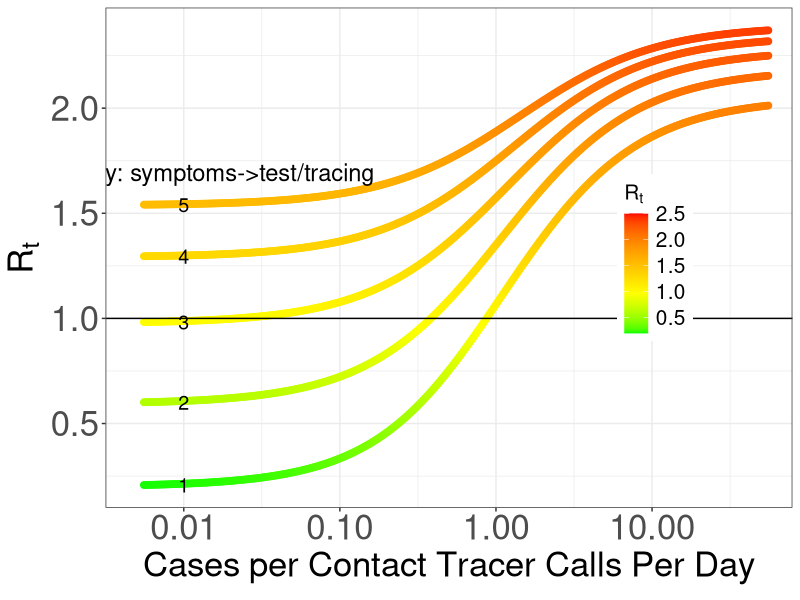
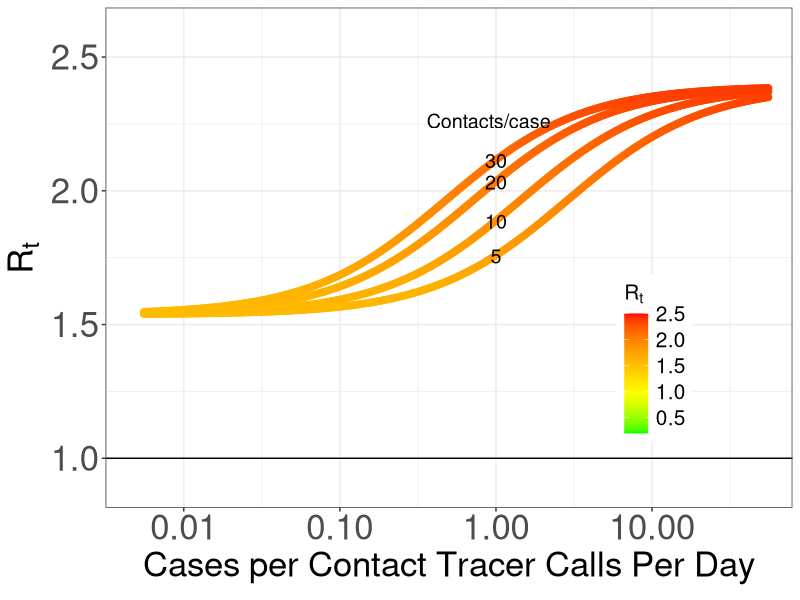
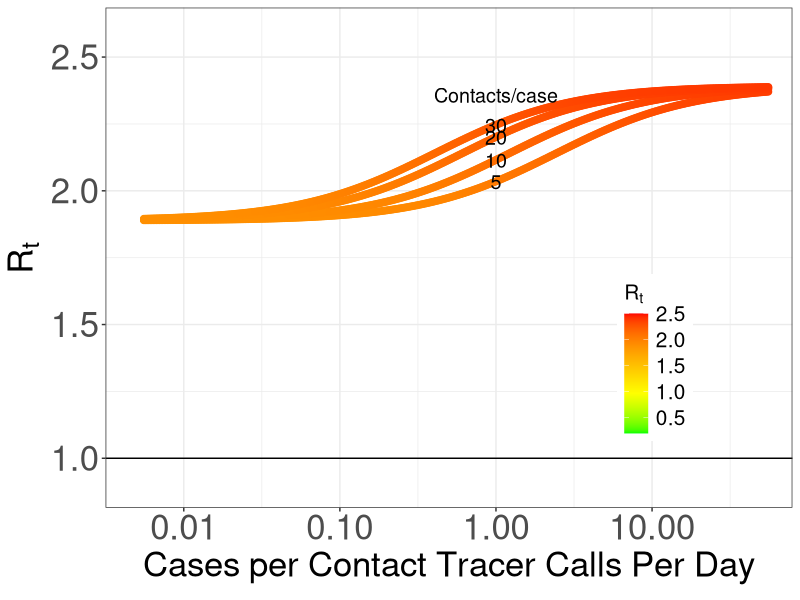
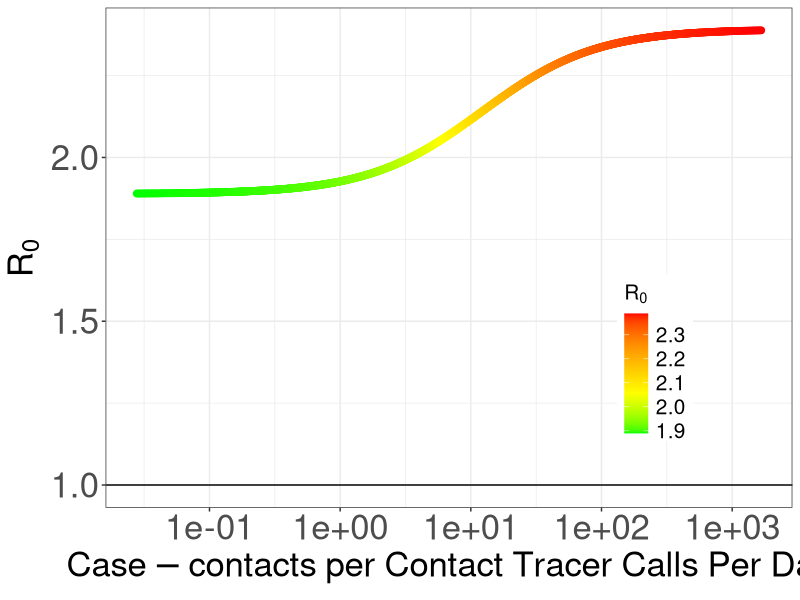
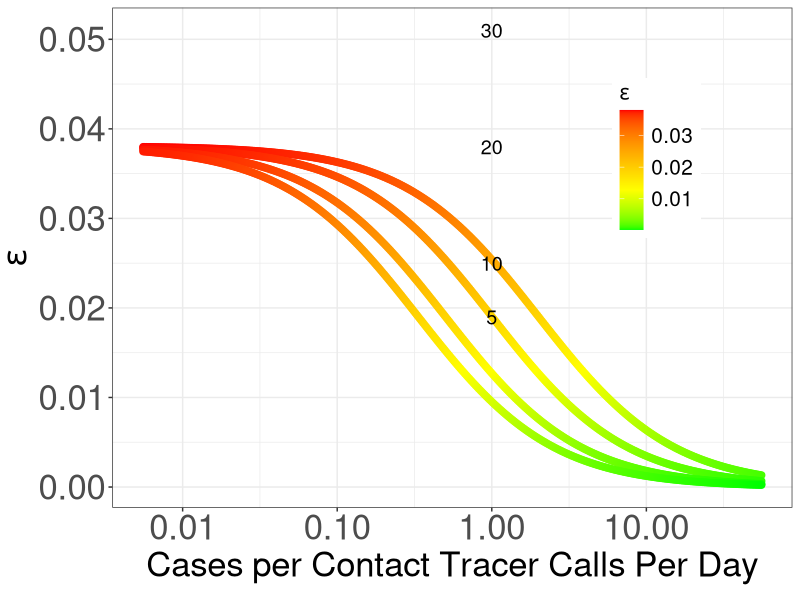
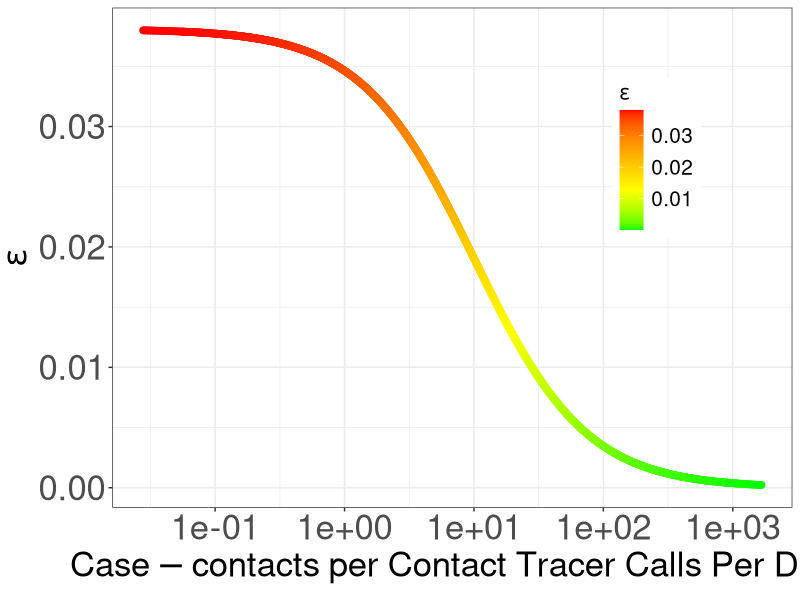
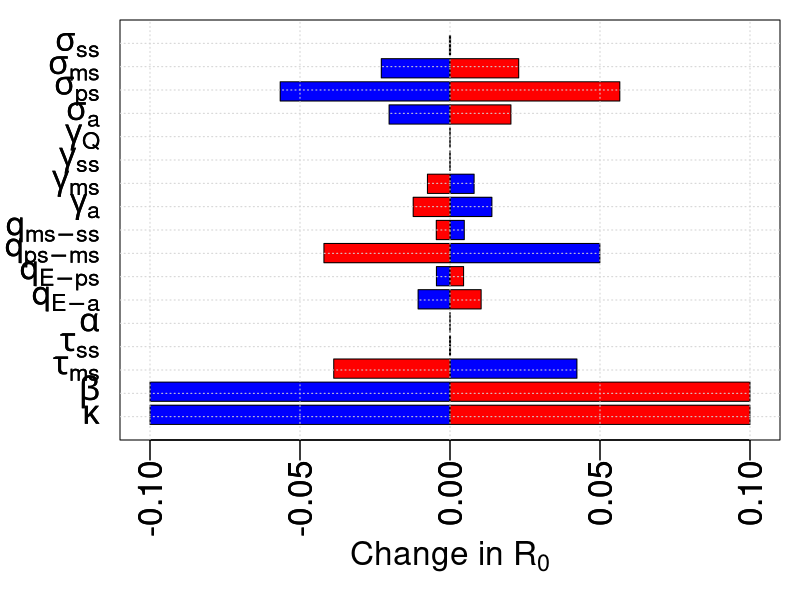

R code for these plots, in order:
lapply(c("ggplot2","ggthemes","deSolve","dplyr","gridExtra"),require,character.only=T) #load multiple packages

R0 = function(parsR01,cTrace) { #function for R0 expression
  with(parsR01,  ((kappa * beta) / (cTrace + qEA + qEPS)) *
         (((qEA * sigmaA) / (cTrace + gammaA)) + 
            ((qEPS * sigmaPS) / (cTrace + qPSMS)) +
            ((qEPS * qPSMS * sigmaMS) / ((cTrace + qPSMS) * (cTrace + msTest + qMSSS + gammaMS))) +
            ((qEPS * qPSMS * qMSSS * sigmaSS) /
               ((cTrace + qPSMS) * (cTrace + msTest + qMSSS + gammaMS) * 
                  (cTrace + ssTest + alpha + gammaSS))  )    )             )
}
cTraceF = function(FrCaseTr,Delay,Ninf,Ncont_p_inf,NCT,NCCPD,parsR0) { #function estimating cTrace parameter
  dTracing=Delay+0.5*Ninf*Ncont_p_inf/(NCT*NCCPD) #duration until traced
  return(FrCaseTr*parsR0$qEPS/(parsR0$qEPS+parsR0$qEA)*1/dTracing)}

#Parameters
f_asymp=0.20 #frac asymptomatic from Buitrago-Garcia
d_EPS=3.2; #Duration latent period for symptomatic cases He et al 2020 Nat Med in days
d_EA=1/( f_asymp*(1/d_EPS)/(1-f_asymp) ) #set duration asympt to give f_asymp fraction
d_PSMS=2.3 #duration infectious period before symptom onset for 5.5 d incubation He et al 2020 Nat Med
d_MSSS=8 #duration mild to severe symptoms diff breathing; Zhou et al 2020 Lancet; also Lewnard et al 2020 BMJ
#Infectiousness vs day from He et al 1c gamma distribution parameterized w/ mean, variance
shape=function(mu,sig) mu^2/sig^2;scale = function(mu,sig) sig^2/mu;mn=3.1;sig2=2.15
presympInf=pgamma(2.3,shape=shape(mn,sig2),scale=scale(mn,sig2))/2.3 #relative daily infectiousness pre-symptomatic
postsympInf=(pgamma(7.3,shape=shape(mn,sig2),scale=scale(mn,sig2))-pgamma(2.3,shape=shape(mn,sig2),scale=scale(mn,sig2)))/5 #relative daily infectiousness mildly-symptomatic
ssInf=(pgamma(13.3,shape=shape(mn,sig2),scale=scale(mn,sig2))-pgamma(7.3,shape=shape(mn,sig2),scale=scale(mn,sig2)))/6 #relative daily infectiousness severely-symptomatic

#Contact tracing efficiency w/ infections, contact tracers, contacts; only ratio important
Ninf=c(10^seq(0,4,by=.01)) # # of cases/infections traced
Ncont_p_inf=c(5,10,20,30) # contacts per infection - value before lockdowns 30
NCCPD=12 # # of contacts a contact tracer can contact per day to isolate; 1.5/hr
NCT=15 # # of contact tracers for population - CA target

#-----------Fig 1
dat2=data.frame(Delay=rep(1:5,each=length(Ninf)),Ncont_p_inf=10,Ninf=Ninf,
                cases_per_tracer_calls=c(Ninf/(NCT*NCCPD)))

d_msTest=rep(1:5,each=length(Ninf)) #Variable delays
parsR0_F1 = data.frame(kappa = 1,       #Social distancing factor: set to 1/2.6 to get R0=1
                       beta   = .37, # transmission rate - set to give R0 = ~2.4 
                       msTest  = 1/d_msTest ,   # Removal by testing of mildly symptomatic infected toggle w/ active surv
                       ssTest  = 1. ,   # Removal by testing of severely symptomatic infected
                       alpha  = 0.0066 ,   # IFR - Verity et al 2020 Lancet
                       qEA  = 1/d_EA ,   # Transition rate from exposed to asymptomatic infected
                       qEPS  = 1/d_EPS ,   # Transition rate from exposed to presymptomatic infected
                       qPSMS  = 1/d_PSMS ,   # Transition rate from presymptomatic to mild symptoms
                       qMSSS  = 1/d_MSSS,   # Transition rate from mildly to severely infected
                       gammaA  = 1/8 ,   # Recovery rate of asymptomatic infected - approx 8d infect period He et al
                       gammaMS  = 1/5,   # Recovery rate of mildly symptomatic infected 
                       gammaSS  = 1/10.7 ,   # Recovery rate of severely symptomatic infected - Lewnard et al 2020
                       gammaQ  = 0.14 ,   # Recovery rate of quarantined not important but 1/7d
                       sigmaA  = 1 ,   # Infectiousness of asymptomatic infected #unknown
                       sigmaPS  = presympInf/postsympInf ,   # Infectiousness of pre-symptomatic infected
                       sigmaMS  = 1 ,   # Infectiousness of mildly symptomatic infected
                       sigmaSS  = ssInf/postsympInf)     # Infectiousness of severely symptomatic infected

f_mstr=1 #fraction of mildly symptomatic cases traced
FrCaseTr=f_mstr*parsR0_F1$msTest/(parsR0_F1$msTest+parsR0_F1$qMSSS+parsR0_F1$gammaMS)/(1-f_asymp) #fraction of symptomatic cases traced (numerator is frac of total cases)
dat2$R0v=R0(parsR0_F1,cTraceF(FrCaseTr,Delay=dat2$Delay,dat2$Ninf,dat2$Ncont_p_inf,NCT,NCCPD,parsR0_F1))

p1=ggplot(dat2, aes(y=R0v, x=cases_per_tracer_calls,col=R0v)) + 
  theme_bw()+geom_point(size=2)+scale_x_continuous(trans='log10')+
  coord_cartesian(xlim=c(.005, 50))+
  scale_color_gradientn(colours=c("green","yellow","orange","red"),limits=c(0.2,2.5))+
  theme(axis.title=element_text(size=25),legend.position = c(.8, .50),
        axis.text=element_text(size=25),legend.text=element_text(size=15),
        legend.title=element_text(size=15))+labs(colour = expression(R[t]))+
  geom_hline(yintercept=1)+
  xlab(expression(Cases~per~Contact~Tracer~Calls~Per~Day))+
  ylab(expression(R[t]))+
  annotate(geom="text",x=0.01, y=aggregate(R0v~Delay,data=dat2,FUN=min)$R0v,
           label=unique(dat2$Delay),size=5)+
  annotate(geom="text",x=0.016, y=1.1*aggregate(R0v~Delay,data=dat2,FUN=min)$R0v[5],
         label="Delay: symptoms->test/tracing",size=6);p1

#Fig 2--------------------------
d_msTest=5 #delay from symptom onset to test/trace ~5d from recent data in CA
parsR0 = data.frame(kappa = 1,       #Social distancing factor
         beta   = .37, # transmission rate - set to give R0 = ~2.4
         msTest  = 1/d_msTest ,   # Removal rate by testing of mildly symptomatic infected
         ssTest  = 1. ,   # Removal by testing of severely symptomatic infected
         alpha  = 0.0066 * (1/5 + 1/10.7 + 1/d_EA)/(1-0.0066), # set to give IFR=0.66% - Verity et al 2020 Lancet
         qEA  = 1/d_EA ,   # Transition rate from exposed to asymptomatic infected
         qEPS  = 1/d_EPS ,   # Transition rate from exposed to presymptomatic infected
         qPSMS  = 1/d_PSMS ,   # Transition rate from presymptomatic to mild symptoms
         qMSSS  = 1/d_MSSS,   # Transition rate from mildly to severely infected
         gammaA  = 1/8 ,   # Recovery rate of asymptomatic infected - approx 8d infect period He et al
         gammaMS  = 1/5,   # Recovery rate of mildly symptomatic infected 
         gammaSS  = 1/10.7 ,   # Recovery rate of severely symptomatic infected - Lewnard et al 2020
         gammaQ  = 1/14 ,   # Recovery rate of quarantined not important but 1/7d
         sigmaA  = 1 ,   # Infectiousness of asymptomatic infected #unknown
         sigmaPS  = presympInf/postsympInf ,   # Infectiousness of pre-symptomatic infected
         sigmaMS  = 1 ,   # Infectiousness of mildly symptomatic infected
         sigmaSS  = ssInf/postsympInf)     # Infectiousness of severely symptomatic infected

R0(parsR0,cTrace=0) #R0 w/ no tracing

f_mstr=1 #fraction of mildly symptomatic cases traced
FrCaseTr=f_mstr*(parsR0$msTest/(parsR0$msTest+parsR0$qMSSS+parsR0$gammaMS))/(1-f_asymp) #fraction of symptomatic cases traced (numerator is frac of total cases)

dat=data.frame(Delay=d_msTest,Ncont_p_inf=rep(Ncont_p_inf,each=length(Ninf)),Ninf=Ninf,
               cases_per_tracer_calls=c(Ninf/(NCT*NCCPD)),contacts_per_tracer_calls_per_day=c(Ninf*rep(Ncont_p_inf,each=length(Ninf))/(NCT*NCCPD)))
dat$CTR_eps=cTraceF(FrCaseTr,Delay=dat$Delay,dat$Ninf,dat$Ncont_p_inf,NCT,NCCPD,parsR0) #contact tracing removal rate
dat$R0v=R0(parsR0,cTraceF(FrCaseTr,Delay=dat$Delay,dat$Ninf,dat$Ncont_p_inf,NCT,NCCPD,parsR0)) #R0 values
ylh=R0(parsR0,cTraceF(FrCaseTr,Delay=dat$Delay[1],10^2.25,Ncont_p_inf,NCT,NCCPD,parsR0)) #heights for labels of # contacts/case

p2=ggplot(dat, aes(y=R0v, x=cases_per_tracer_calls,col=R0v)) + 
  theme_bw()+geom_point(size=2)+scale_x_continuous(trans='log10')+
  coord_cartesian(xlim=c(.005, 50), ylim = c(0.9,2.6))+
  scale_color_gradientn(colours=c("green","yellow","orange","red"),limits=c(0.2,2.5))+
  theme(axis.title=element_text(size=25),legend.position = c(.8, .30),
        axis.text=element_text(size=25),legend.text=element_text(size=15),
        legend.title=element_text(size=15))+labs(colour = expression(R[t]))+
  geom_hline(yintercept=1) +
  xlab(expression(Cases~per~Contact~Tracer~Calls~Per~Day))+
  ylab(expression(R[t]))+
  annotate(geom="text",x=1., y=ylh,
           label=Ncont_p_inf,size=5)+
  annotate(geom="text",x=.9, y=1.07*ylh[4],
           label="Contacts/case",size=5);p2

#Fig 3
f_mstr=0.5 #fraction of mildly symptomatic cases traced
FrCaseTr=f_mstr*(parsR0$msTest/(parsR0$msTest+parsR0$qMSSS+parsR0$gammaMS))/(1-f_asymp) #fraction of symptomatic cases traced (numerator is frac of total cases)

dat=data.frame(Delay=d_msTest,Ncont_p_inf=rep(Ncont_p_inf,each=length(Ninf)),Ninf=Ninf,
               cases_per_tracer_calls=c(Ninf/(NCT*NCCPD)),contacts_per_tracer_calls_per_day=c(Ninf*rep(Ncont_p_inf,each=length(Ninf))/(NCT*NCCPD)))
dat$CTR_eps=cTraceF(FrCaseTr,Delay=dat$Delay,dat$Ninf,dat$Ncont_p_inf,NCT,NCCPD,parsR0) #contact tracing removal rate
dat$R0v=R0(parsR0,cTraceF(FrCaseTr,Delay=dat$Delay,dat$Ninf,dat$Ncont_p_inf,NCT,NCCPD,parsR0)) #R0 values
ylh=R0(parsR0,cTraceF(FrCaseTr,Delay=dat$Delay[1],10^2.25,Ncont_p_inf,NCT,NCCPD,parsR0)) #heights for labels of # contacts/case

p3=ggplot(dat, aes(y=R0v, x=cases_per_tracer_calls,col=R0v)) + 
  theme_bw()+geom_point(size=2)+scale_x_continuous(trans='log10')+
  coord_cartesian(xlim=c(.005, 50), ylim = c(0.9,2.6))+
  scale_color_gradientn(colours=c("green","yellow","orange","red"),limits=c(0.2,2.5))+
  theme(axis.title=element_text(size=25),legend.position = c(.8, .30),
        axis.text=element_text(size=25),legend.text=element_text(size=15),
        legend.title=element_text(size=15))+labs(colour = expression(R[t]))+
  geom_hline(yintercept=1) +
  xlab(expression(Cases~per~Contact~Tracer~Calls~Per~Day))+
  ylab(expression(R[t]))+
  annotate(geom="text",x=1., y=ylh,
           label=Ncont_p_inf,size=5)+
  annotate(geom="text",x=1., y=1.05*ylh[4],
           label="Contacts/case",size=5);p3

#grid.arrange(p1,p2, p3, nrow = 2,as.table=F)
#--------------
#Not in paper: Plot w/ contacts per tracer calls as X-axis - all data on one line/curve
ggplot(dat, aes(y=R0v, x=contacts_per_tracer_calls_per_day,col=R0v)) + 
  theme_bw()+geom_point(size=2)+scale_x_continuous(trans='log10')+
  scale_color_gradientn(colours=c("green","yellow","orange","red"))+
  theme(axis.title=element_text(size=25),legend.position = c(.8, .30),
        axis.text=element_text(size=25),legend.text=element_text(size=15),
        legend.title=element_text(size=15))+labs(colour = expression(R[0]))+
  geom_hline(yintercept=1) +
  xlab(expression(Case-contacts~per~Contact~Tracer~Calls~Per~Day))+
  ylab(expression(R[0]))

#Not in paper: Plot epsilon (contact tracing removal rate) vs cases/CT calls/day
ggplot(dat, aes(y=CTR_eps, x=cases_per_tracer_calls,col=CTR_eps)) + 
  theme_bw()+geom_point(size=2)+scale_x_continuous(trans='log10')+
  scale_color_gradientn(colours=c("green","yellow","orange","red"))+
  theme(axis.title=element_text(size=25),legend.position = c(.8, .70),
        axis.text=element_text(size=25),legend.text=element_text(size=15),
        legend.title=element_text(size=15))+labs(colour = expression(epsilon))+
  xlab(expression(Cases~per~Contact~Tracer~Calls~Per~Day))+
  ylab(expression(epsilon))+
  annotate(geom="text",x=1, y=c(.019, .025, .038, .051),
           label=Ncont_p_inf,size=5)# # contacts per case

#Not in paper: Plot epsilon (contact tracing removal rate)w/ contacts per tracer calls as X-axis - all data on one line/curve
ggplot(dat, aes(y=CTR_eps, x=contacts_per_tracer_calls_per_day,col=CTR_eps)) + 
  theme_bw()+geom_point(size=2)+scale_x_continuous(trans='log10')+
  scale_color_gradientn(colours=c("green","yellow","orange","red"))+
  theme(axis.title=element_text(size=25),legend.position = c(.8, .70),
        axis.text=element_text(size=25),legend.text=element_text(size=15),
        legend.title=element_text(size=15))+labs(colour = expression(epsilon))+
  xlab(expression(Case-contacts~per~Contact~Tracer~Calls~Per~Day))+
  ylab(expression(epsilon))

#-----------------------Sensitivity analysis Fig S2
Ninf= 18# # of cases/infections traced
Ncont_p_inf=10 # contacts per infection - value before lockdowns 30
NCCPD=12 # # of contacts a contact tracer can contact per day to isolate; 1.5/hr
NCT=15 # # of contact tracers for population - CA target
f_mstr=1
FrCaseTr=f_mstr*(parsR0$msTest/(parsR0$msTest+parsR0$qMSSS+parsR0$gammaMS))/(1-f_asymp) #fraction of symptomatic cases traced (numerator is frac of total cases)

Rt_sens=data.frame(matrix(NA,nrow=length(parsR0),ncol=2));colnames(Rt_sens)=c("dec","inc");rownames(Rt_sens)=names(parsR0)
for (k in 1:length(parsR0)) {
  parsR0_sens=parsR0
  for (l in 1:2) {
    parsR0_sens[k]=parsR0[k]*(.7+0.2*l)
      Rt_sens[k,l]=R0(parsR0_sens,
      cTrace=cTraceF(FrCaseTr,Delay=1/parsR0_sens$msTest,Ninf=Ninf,Ncont_p_inf,NCT,NCCPD,parsR0_sens)) 
  }
}

parlabs=c(expression(kappa),
          expression(beta),
          expression(tau[ms]),
          expression(tau[ss]),
          expression(alpha),
          expression(q[E-a]),
          expression(q[E-ps]),
          expression(q[ps-ms]),
          expression(q[ms-ss]),
          expression(gamma[a]),
          expression(gamma[ms]),
          expression(gamma[ss]),
          expression(gamma[Q]),
          expression(sigma[a]),
          expression(sigma[ps]),
          expression(sigma[ms]),
          expression(sigma[ss]) )

Rt_sens=Rt_sens/R0(parsR0,cTrace=cTraceF(FrCaseTr,Delay=1/parsR0$msTest,Ninf=Ninf,Ncont_p_inf,NCT,NCCPD,parsR0))-1
par(mar=c(4, 3, .5, 0.5),mgp=c(2.5,.5,0),cex=2)
barplot(Rt_sens[,1],horiz=T,names.arg=parlabs,las=2,col="blue",xlim=c(-.11,.11),#xlab="Change in R0")
        xlab=expression(Change~"in"~R[0]))
barplot(Rt_sens[,2],horiz=T,names.arg=parlabs,las=2,col="red",add=T)
box();grid(ny=nrow(Rt_sens)+1)

